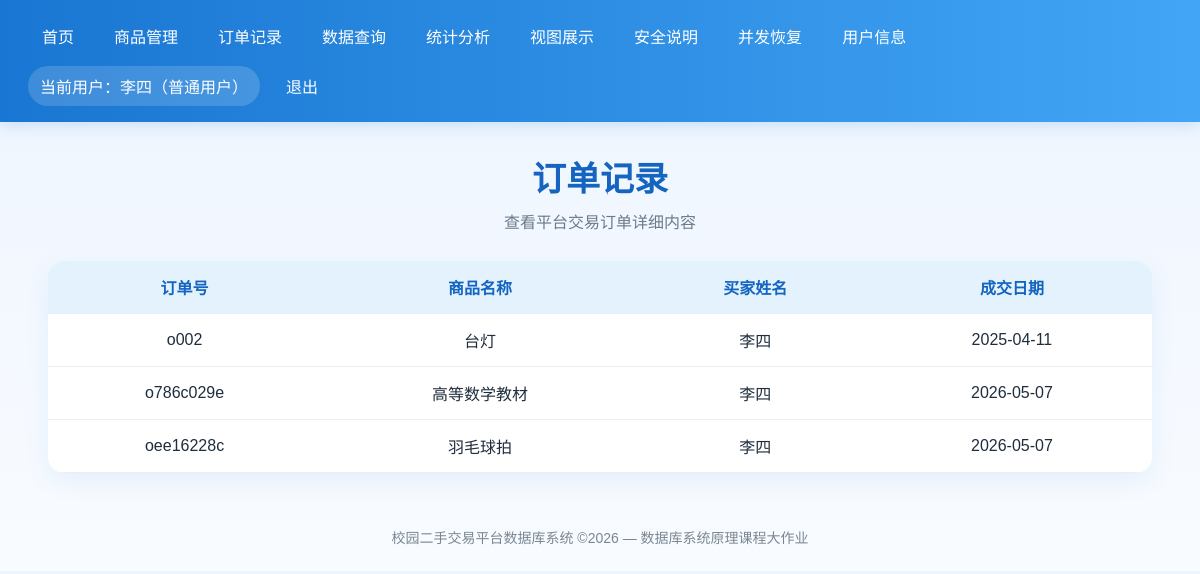
/orders (signed in), run on the app's committed database.
### tables this page shows
CREATE TABLE orders (
    order_id TEXT PRIMARY KEY,
    buyer_id TEXT NOT NULL,
    item_id TEXT NOT NULL UNIQUE,
    order_date TEXT NOT NULL,
    FOREIGN KEY (buyer_id) REFERENCES user(user_id),
    FOREIGN KEY (item_id) REFERENCES item(item_id)
);

CREATE TABLE item (
    item_id TEXT PRIMARY KEY,
    item_name TEXT NOT NULL,
    category TEXT NOT NULL,
    price REAL NOT NULL CHECK(price >= 0),
    seller_id TEXT NOT NULL,
    status INTEGER NOT NULL CHECK(status IN (0, 1)),
    FOREIGN KEY (seller_id) REFERENCES user(user_id)
);

CREATE TABLE user (
    user_id TEXT PRIMARY KEY,
    username TEXT NOT NULL,
    password TEXT NOT NULL,
    gender TEXT NOT NULL,
    phone TEXT NOT NULL,
    role TEXT NOT NULL CHECK(role IN ('admin', 'user'))
);

### app.py (the view)
@app.route("/orders")
@login_required
def orders():
    conn = get_db_connection()
    if session.get("role") == "admin":
        orders_data = conn.execute("""
            SELECT orders.order_id, orders.order_date,
                   item.item_name,
                   buyer.username AS buyer_name
            FROM orders
            JOIN item ON orders.item_id = item.item_id
            JOIN user AS buyer ON orders.buyer_id = buyer.user_id
            ORDER BY orders.order_id
        """).fetchall()
    else:
        orders_data = conn.execute("""
            SELECT orders.order_id, orders.order_date,
                   item.item_name,
                   buyer.username AS buyer_name
            FROM orders
            JOIN item ON orders.item_id = item.item_id
            JOIN user AS buyer ON orders.buyer_id = buyer.user_id
            WHERE orders.buyer_id = ?
            ORDER BY orders.order_id
        """, (session["user_id"],)).fetchall()
    conn.close()
    return render_template("orders.html", orders=orders_data)

### app.py (called while the page is built)
def get_db_connection():
    conn = sqlite3.connect(DATABASE)
    conn.row_factory = sqlite3.Row
    conn.execute("PRAGMA foreign_keys = ON")
    return conn

def login_required(f):
    @wraps(f)
    def wrapper(*args, **kwargs):
        if "user_id" not in session:
            flash("请先登录后再访问。")
            return redirect(url_for("login"))
        return f(*args, **kwargs)
    return wrapper

### templates/orders.html (shortened to what this page needs)
{% extends "base.html" %}
{% block content %}
<h1 class="page-title">订单记录</h1>
<p class="page-subtitle">查看平台交易订单详细内容</p>
<div class="table-wrap">
    <table>
        <thead>
            <tr>
                <th>订单号</th>
                <th>商品名称</th>
                <th>买家姓名</th>
                <th>成交日期</th>
            </tr>
        </thead>
        <tbody>
            {% for order in orders %}
            <tr>
                <td>{{ order['order_id'] }}</td>
                <td>{{ order['item_name'] }}</td>
                <td>{{ order['buyer_name'] }}</td>
                <td>{{ order['order_date'] }}</td>
            </tr>
            {% endfor %}
        </tbody>
    </table>
</div>
{% endblock %}

### templates/base.html (style rules this page uses)
* { box-sizing: border-box; margin: 0; padding: 0; font-family: "Microsoft YaHei", Arial, sans-serif; }
body { background: linear-gradient(180deg, #eef5ff 0%, #f8fbff 100%); color: #1f2d3d; }
.page-title { text-align: center; color: #1565c0; font-size: 34px; margin-bottom: 8px; }
.page-subtitle { text-align: center; color: #6b7a8c; margin-bottom: 28px; }
.table-wrap, .panel { background: white; border-radius: 16px; overflow: hidden; box-shadow: 0 8px 24px rgba(25,118,210,0.08); margin-bottom: 24px; }
table { width: 100%; border-collapse: collapse; }
th, td { padding: 14px 12px; border-bottom: 1px solid #e8eef5; text-align: center; }
th { background: #e3f2fd; color: #1565c0; }

### data on the page
orders: order_id "o002", item_name "台灯", buyer_name "李四", order_date "2025-04-11"
orders: order_id "o786c029e", item_name "高等数学教材", buyer_name "李四", order_date "2026-05-07"
orders: order_id "oee16228c", item_name "羽毛球拍", buyer_name "李四", order_date "2026-05-07"

### other printed values
{{ session.get("username") }} "李四"
{{ '管理员' if session.get('role') == 'admin' else '普通用户' }} "普通用户"
